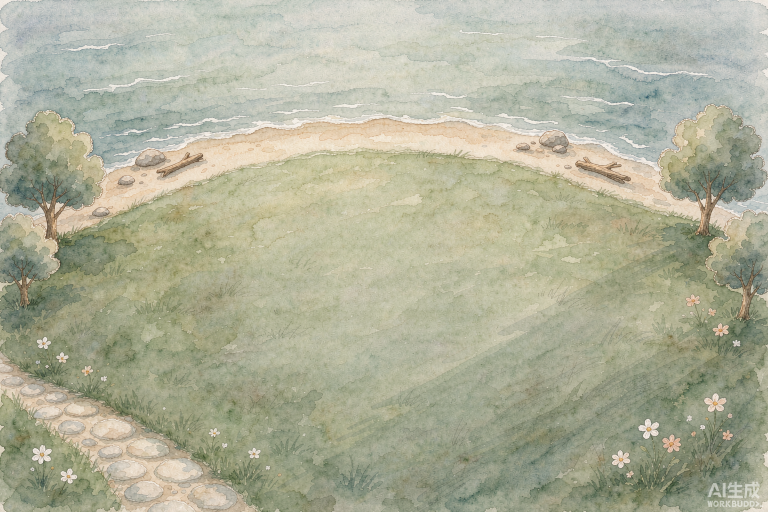
#> input picture assets/scenes/scene-sunny.png, 1536 x 1024 px (shown at 1/2 size)
$ python _clean_scenes.py
#> lines starting #> are read from the running program, lines starting #| are printed output that depends on the picture
#> further down, im is the input picture: PIL image 1536x1024 RGB; mean R, G, B 174.8, 176.1, 153.7
# -*- coding: utf-8 -*-
"""去掉背景图右下角的 AI 生成水印：用其上方干净的同类像素镜像覆盖，并羽化接缝。"""
import os
from PIL import Image, ImageFilter

BASE = os.path.dirname(os.path.abspath(__file__))
SCENES = os.path.join(BASE, "scenes")
OUT = os.path.join(SCENES, "web")

FILES = ["scene-sunny.png", "scene-rainy.png", "scene-night.png"]

# 水印区域的相对范围（右下角）
W_FRAC = 0.19   # 宽，占整图比例
H_FRAC = 0.11   # 高
FEATHER = 14


def clean(img: Image.Image) -> Image.Image:
    img = img.convert("RGB")
    w, h = img.size
#> w = 1536; h = 1024
    bw, bh = int(w * W_FRAC), int(h * H_FRAC)
#> bw = 291; bh = 112
    x0, y0 = w - bw, h - bh
#> x0 = 1245; y0 = 912

    # 从水印区正上方取同尺寸的干净块，垂直翻转后覆盖
    src = img.crop((x0, y0 - bh, x0 + bw, y0)).transpose(Image.FLIP_TOP_BOTTOM)
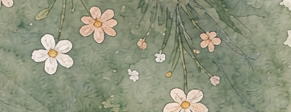
#> src: PIL image 291x112 RGB; mean R, G, B 143.5, 148.3, 125.4
    src = src.filter(ImageFilter.GaussianBlur(1.2))
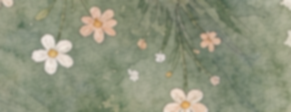
#> src: PIL image 291x112 RGB; mean R, G, B 143.6, 148.3, 125.4

    # 羽化遮罩：越靠右/下越实，靠内边界渐变
    mask = Image.new("L", (bw, bh), 255)
#> mask: PIL image 291x112 L; every value is 255
    mp = mask.load()
    for y in range(bh):
        for x in range(bw):
            # 左边界与上边界渐变，避免硬接缝
            a = 255
            if x < FEATHER:
                a = min(a, int(255 * x / FEATHER))
            if y < FEATHER:
                a = min(a, int(255 * y / FEATHER))
            mp[x, y] = a

    img.paste(src, (x0, y0), mask)
    return img


os.makedirs(OUT, exist_ok=True)
for fn in FILES:
    im = Image.open(os.path.join(SCENES, fn))
    out = clean(im)
    # 统一导出为较高效的尺寸，宽度 1600 足够铺满桌面
    if out.width > 1600:
        out = out.resize((1600, round(out.height * 1600 / out.width)), Image.LANCZOS)
    path = os.path.join(OUT, fn.replace(".png", ".jpg"))
    out.save(path, "JPEG", quality=86, optimize=True, progressive=True)
    print("ok", fn, im.size, "->", out.size,
          round(os.path.getsize(path) / 1024), "KB")
#| ok scene-sunny.png (1536, 1024) -> (1536, 1024) 340 KB
#> pass 2 of the loop `for fn in FILES:`:
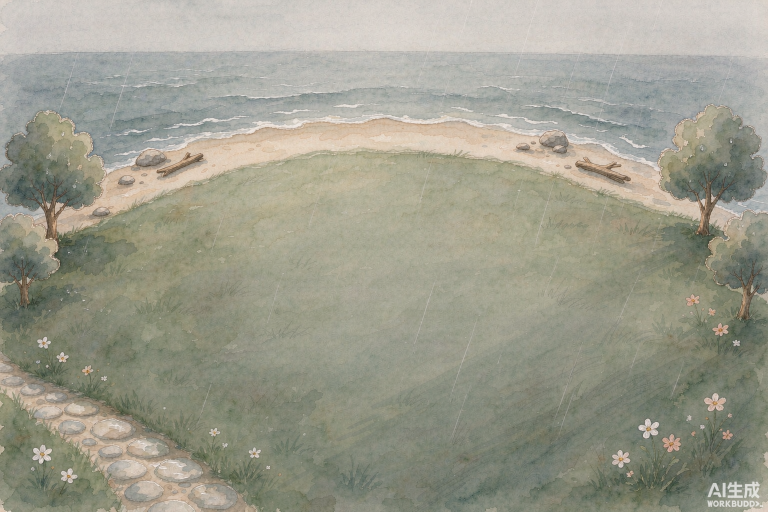
#> input picture assets/scenes/scene-rainy.png, 1536 x 1024 px (shown at 1/2 size)
#> im is the input picture: PIL image 1536x1024 RGB; mean R, G, B 156.4, 156, 141.2
#> in clean (call 2), `src = img.crop((x0, y0 - bh, x0 + bw, y0)).transpose(Image.FLIP_TOP_BO..`:
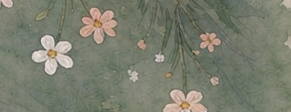
#> src: PIL image 291x112 RGB; mean R, G, B 122.2, 125.8, 110.2
#> in clean (call 2), `src = src.filter(ImageFilter.GaussianBlur(1.2))`:
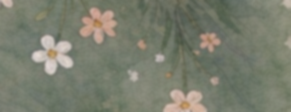
#> src: PIL image 291x112 RGB; mean R, G, B 122.2, 125.8, 110.3
#| ok scene-rainy.png (1536, 1024) -> (1536, 1024) 266 KB
#> pass 3 of the loop `for fn in FILES:`:
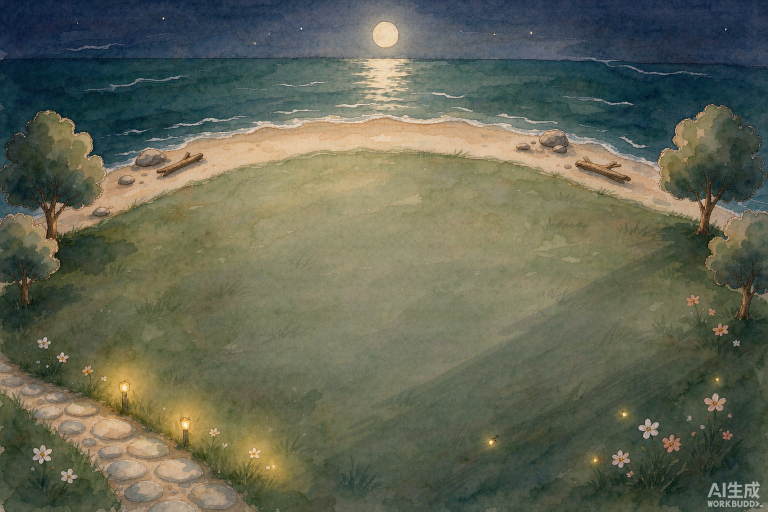
#> input picture assets/scenes/scene-night.png, 1536 x 1024 px (shown at 1/2 size)
#> im is the input picture: PIL image 1536x1024 RGB; mean R, G, B 98.7, 101.9, 84.4
#> in clean (call 3), `src = img.crop((x0, y0 - bh, x0 + bw, y0)).transpose(Image.FLIP_TOP_BO..`:
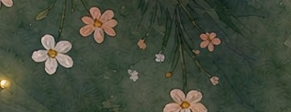
#> src: PIL image 291x112 RGB; mean R, G, B 67.1, 74.7, 59.2
#> in clean (call 3), `src = src.filter(ImageFilter.GaussianBlur(1.2))`:
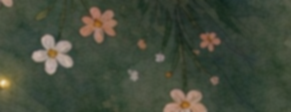
#> src: PIL image 291x112 RGB; mean R, G, B 67.2, 74.7, 59.3
#| ok scene-night.png (1536, 1024) -> (1536, 1024) 288 KB
print("done ->", OUT)
